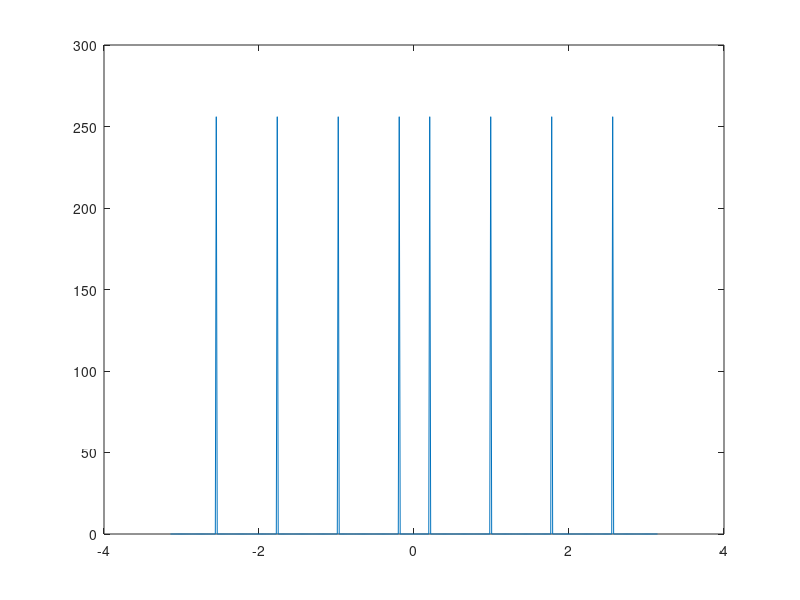
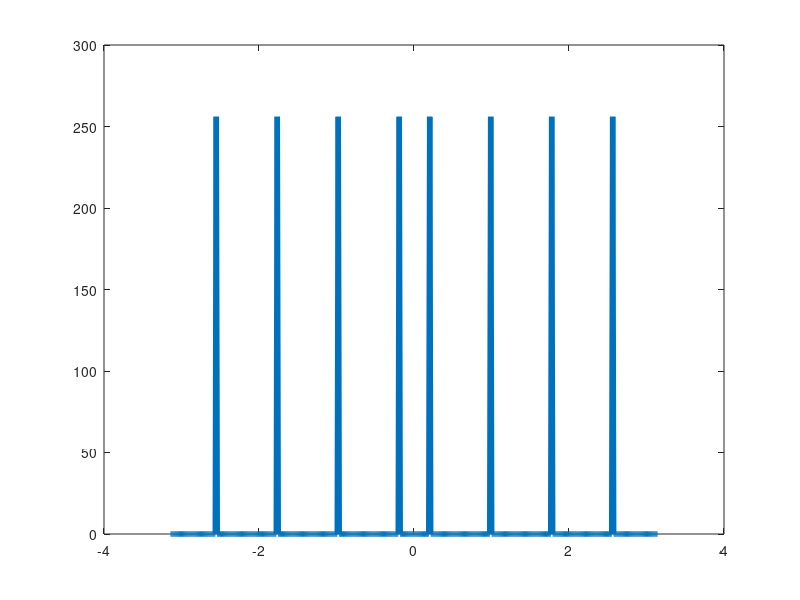

These charts were generated, in order, by the following MATLAB code: (Note: this script raises an error after producing the figures.)

clear
close all
tf=0:1/(2*pi):100;
p=cos(pi*pi/8*tf)+ cos(5*pi*pi/8*tf)+ cos(9*pi*pi/8*tf)+ cos(13*pi*pi/8*tf);

figure

NFFT = 512; % Next power of 2 from length of y
Y = fftshift(fft(p,NFFT));
f = linspace(-pi,pi,NFFT);

% Plot single-sided amplitude spectrum.
plot(f,abs(Y)) 

figure
fft_x = fft(p, 512);
X = fftshift(fft_x);
v=linspace(-pi,pi,length(X));
plot(v, abs(X),'linewidth',4)   %%%%%%%%%%%%%1-9-a
hold on

G = xlsread('filters.xls',1);
Z = xlsread('filters.xls',2);
coef=[2 0 1 0.5];

for n=1:4
  E1(n,:) = filter(G(n,:),1, p);
  E2(n,:) = upsample(E1(n,:),4);
  E2(n,:) = E2(n,:)*coef(n);
  E3(n,:) = filter(Z(n,:),1, E2(n,:));
  E4(n,:) = downsample(E3(n,:),4);
end

S=sum(E4);
X1 = fftshift(fft(S, 512));
v1=linspace(-pi,pi,length(X1));
plot(v1, abs(X1),'g') 
